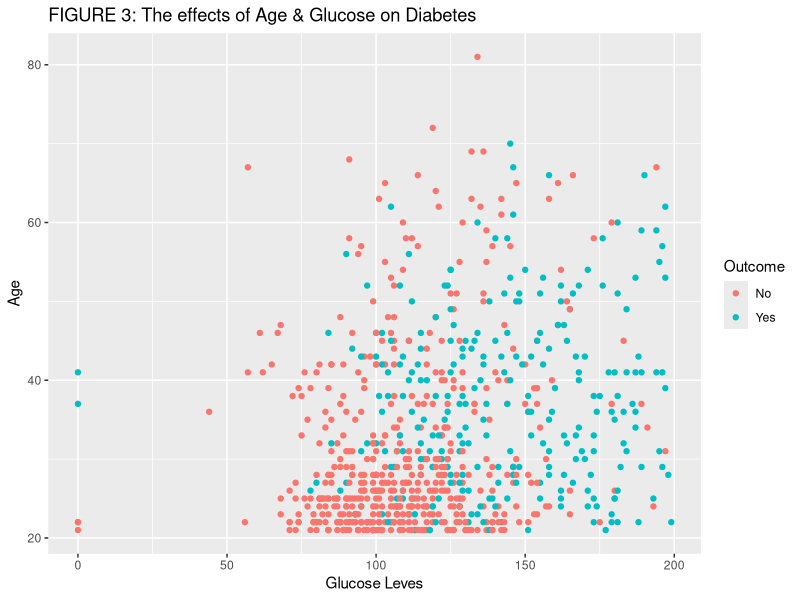
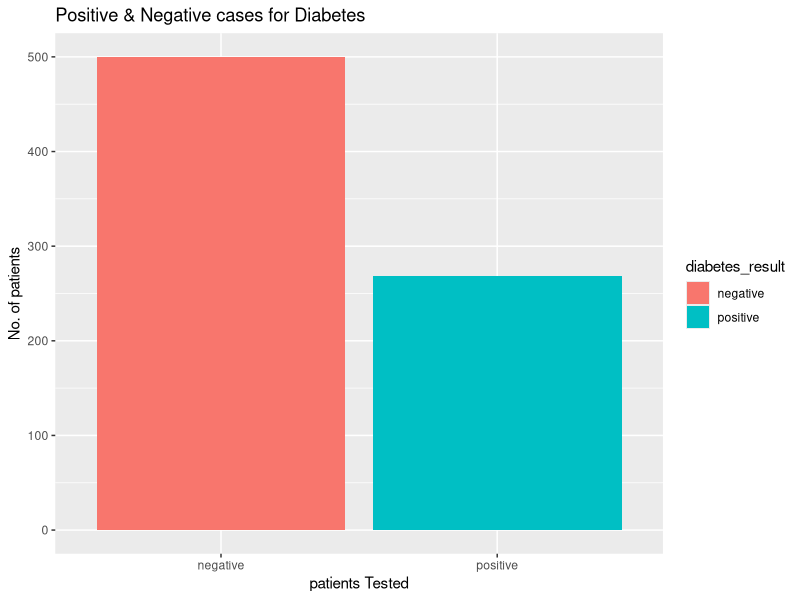
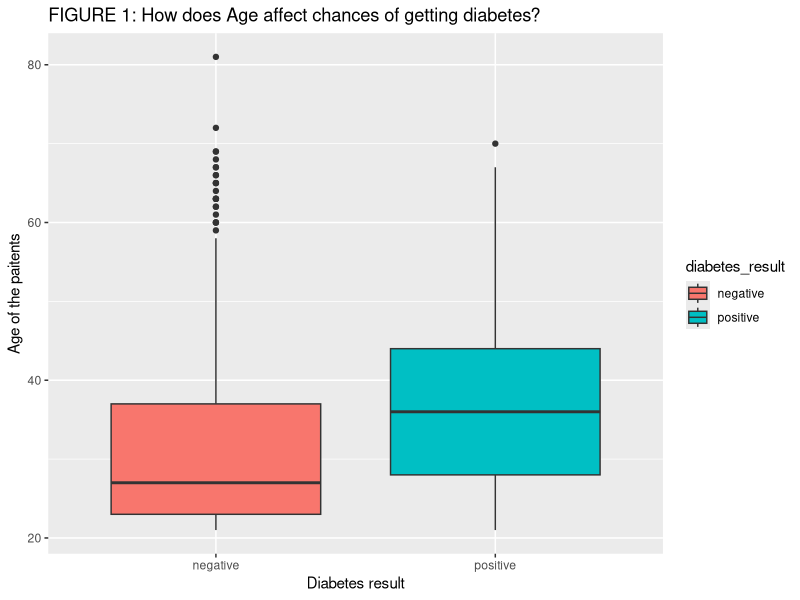
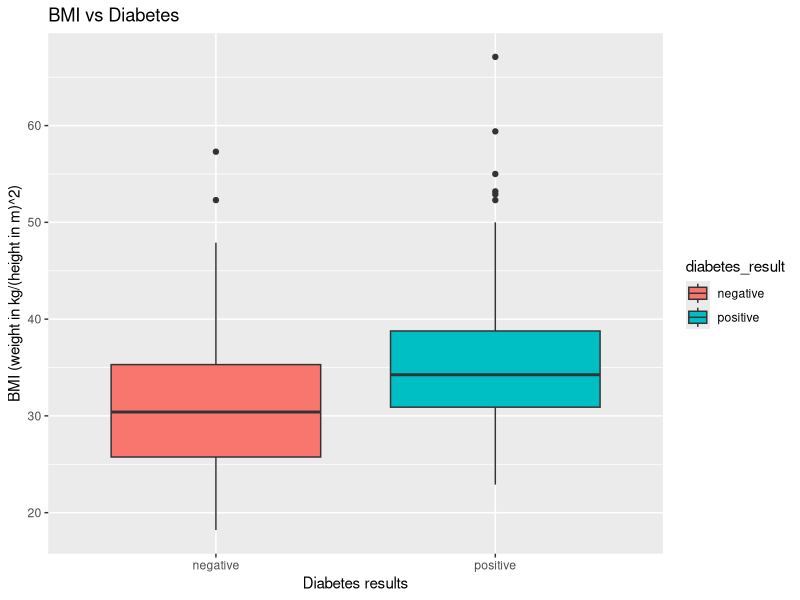
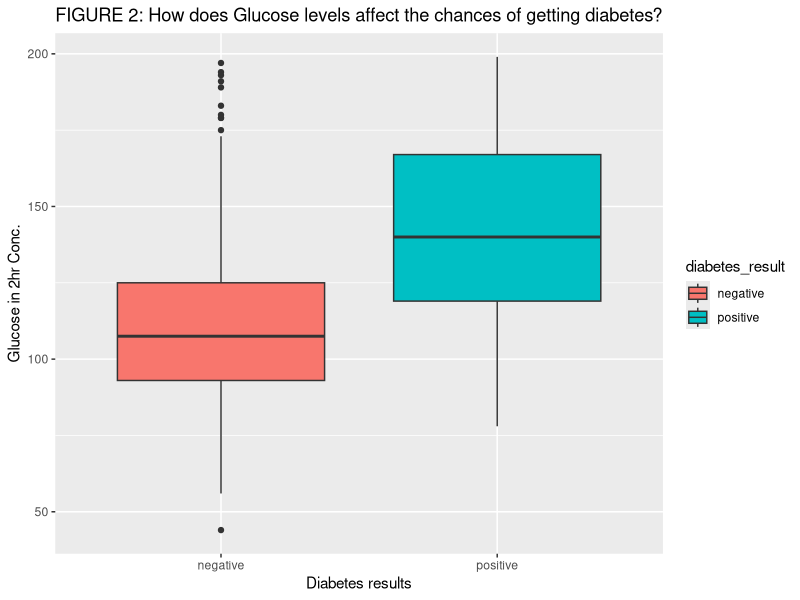
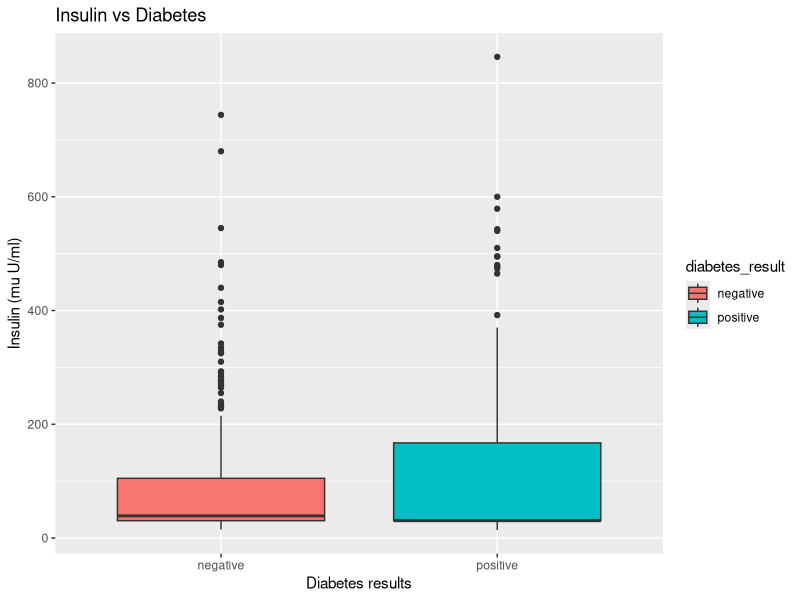
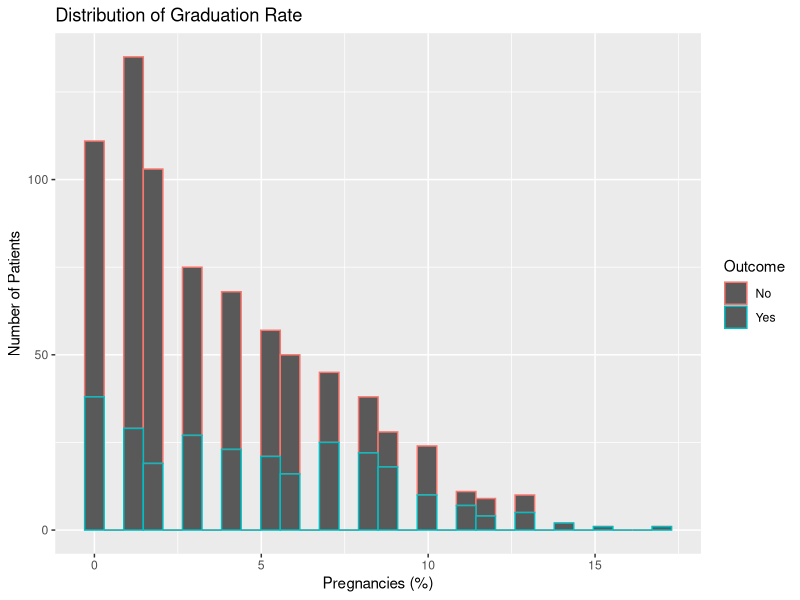
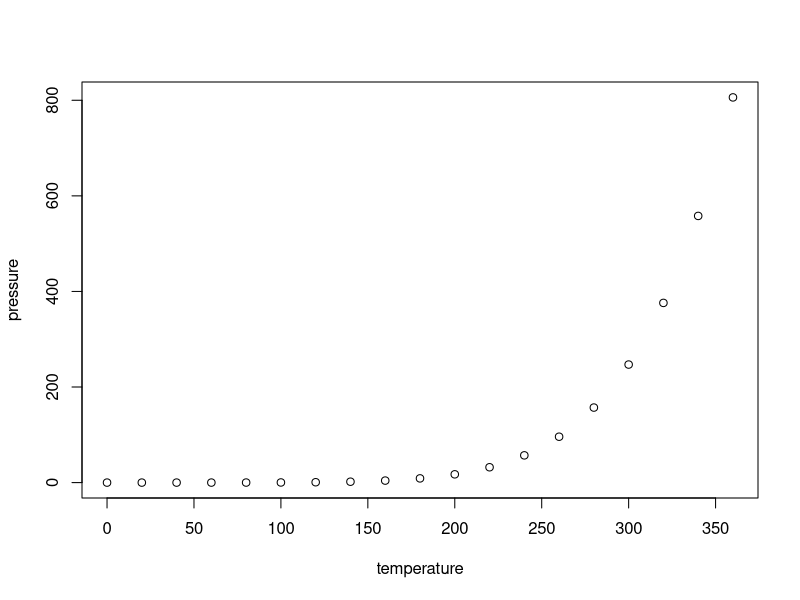

Recreate these plots in R, in order.
## ---- chunk 1
knitr::opts_chunk$set(echo = TRUE)
## ---- chunk 2
install.packages("ggplot2")
install.packages("lubridate")
install.packages("dplyr")
## ---- chunk 3
library(ggplot2)
library(lubridate)
library(dplyr)
## ---- chunk 4

#/var/folders/zr/yx7pnh8s0sggys9t2tzd0cf00000gn/T//RtmphOYPrS/downloaded_packages
diabetes <- read.csv("diabetespreg.csv")
diabetes
## ---- chunk 5
ggplot(diabetes, aes(Glucose,Age,color = Outcome)) +
  geom_point() +labs(title ="FIGURE 3: The effects of Age & Glucose on Diabetes " ,x='Glucose Leves',y='Age')
## ---- chunk 6
diabetes %>%
  filter(Glucose==0)%>%
  count()
diabetes %>% 
  filter(BloodPressure==0) %>%
  count()
diabetes %>%
  filter(SkinThickness==0)%>%
  count()
diabetes %>% 
  filter(BMI==0) %>%
  count()
diabetes %>% 
  filter(Insulin==0) %>%
  count()
## ---- chunk 7
new_diabetes<-diabetes %>%
  mutate(Glucose = ifelse(Glucose == 0, 117.0, Glucose), 
         BloodPressure= ifelse(BloodPressure==0, 72.00, BloodPressure),
         BMI= ifelse(BMI ==0,32.00, BMI),
         SkinThickness= ifelse(SkinThickness ==0, 23.00, SkinThickness),
         Insulin = ifelse(Insulin == 0, 30.5, Insulin))
head(new_diabetes)
## ---- chunk 8
n1<-new_diabetes%>%
  mutate(new_diabetes,diabetes_result=ifelse(Outcome=='Yes','positive','negative'))
head(n1)
## ---- chunk 9
diabetes_result2<-n1%>%
                    group_by(diabetes_result)%>%
                    count(diabetes_result)
head(diabetes_result2)
## ---- chunk 10
ggplot(diabetes_result2)+geom_col(mapping = aes(x=diabetes_result,y=n,fill=diabetes_result))+
  labs(title ="Positive & Negative cases for Diabetes " ,x='patients Tested',y='No. of patients')
## ---- chunk 11
ggplot(n1)+geom_boxplot(mapping = aes(x=diabetes_result,y=Age,fill=diabetes_result))+
  labs(title ="FIGURE 1: How does Age affect chances of getting diabetes? " ,x='Diabetes result',y='Age of the paitents')

## ---- chunk 12
ggplot(n1)+geom_boxplot(mapping = aes(x=diabetes_result,y=BMI,fill=diabetes_result))+
  labs(title ="BMI vs Diabetes " ,x='Diabetes results',y='BMI (weight in kg/(height in m)^2)')
## ---- chunk 13
ggplot(n1)+geom_boxplot(mapping = aes(x=diabetes_result,y=Glucose,fill=diabetes_result))+
  labs(title ="FIGURE 2: How does Glucose levels affect the chances of getting diabetes?" ,x='Diabetes results',y='Glucose in 2hr Conc.')
## ---- chunk 14
ggplot(n1)+geom_boxplot(mapping = aes(x=diabetes_result,y=Insulin,fill=diabetes_result))+
  labs(title ="Insulin vs Diabetes " ,x='Diabetes results',y='Insulin (mu U/ml)')

## ---- chunk 15
ggplot(diabetes, aes(x = Pregnancies,color = Outcome)) +
  geom_histogram() +
  labs(
    title = "Distribution of Graduation Rate",
    x = "Pregnancies (%)",
    y = "Number of Patients",
  )
## ---- chunk 16
summary(cars)
## ---- chunk 17
plot(pressure)
